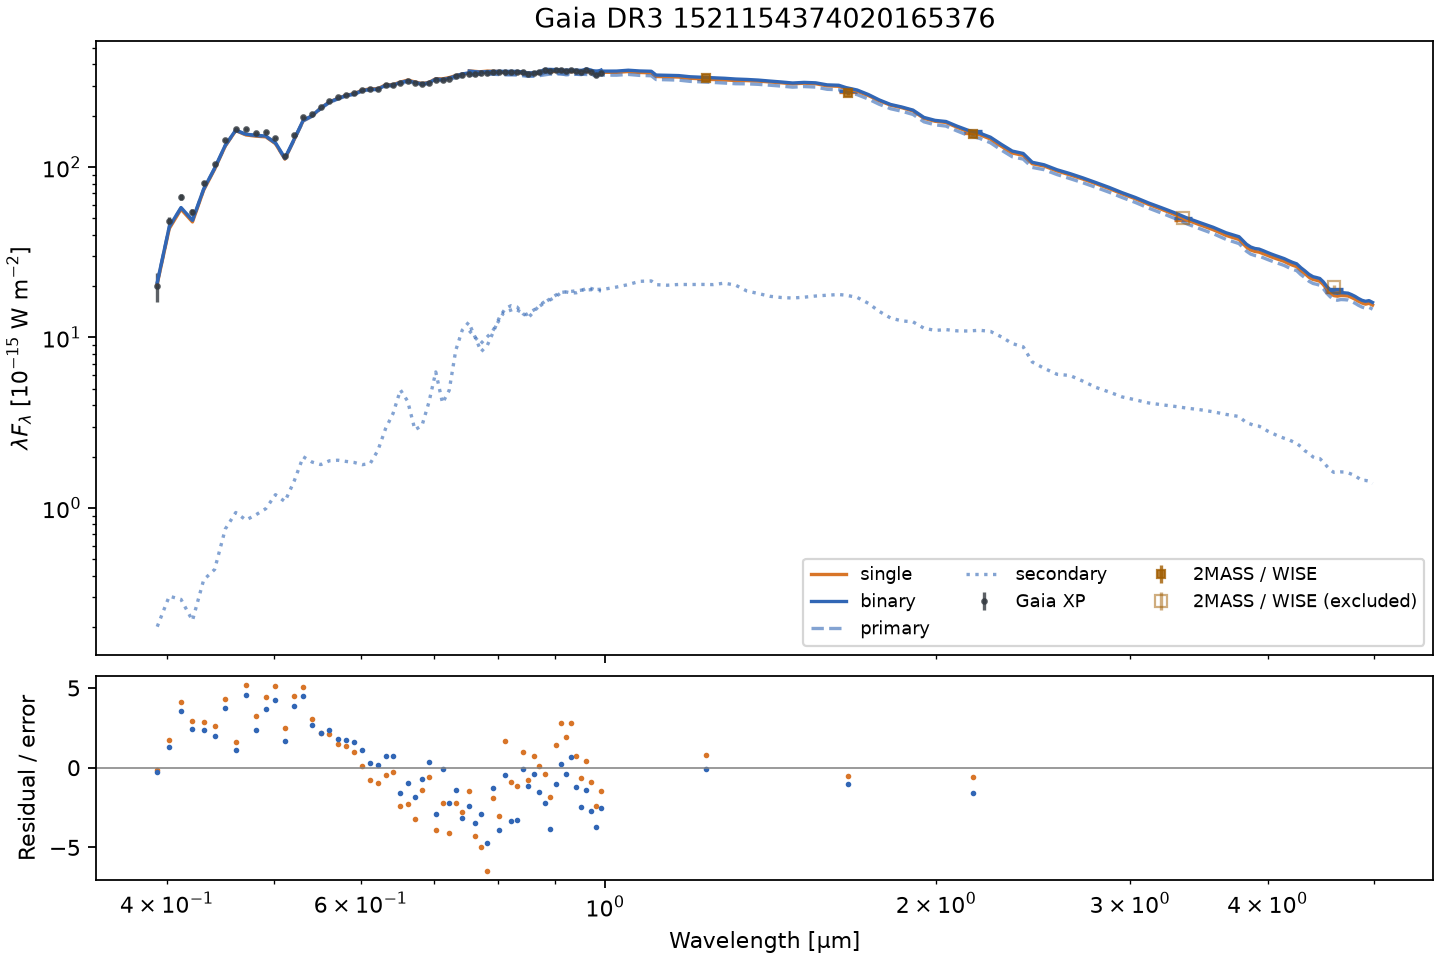

Write the Python code that produced this figure.
"""Download and fit Gaia DR3 1521154374020165376."""

from pathlib import Path
import json

from sedlet import download, fit, plot


def main():
    output = Path(__file__).parent
    sed = download("1521154374020165376", cache_dir=output / "data")
    result = fit(sed, age_gyr=5.0, feh=0.0)
    fig = plot(sed, result, path=output / "real_source.png")
    fig.savefig(output / "real_source.pdf")
    summary = {"source_id": sed.source_id, "age_gyr_fixed": 5, "feh_fixed": 0,
               "delta": result["delta"]}
    for hypothesis in ("single", "binary"):
        summary[hypothesis] = {key: result[hypothesis][key] for key in
                              ("m1", "m2", "q", "beta_g", "chi2", "n_fit", "converged", "at_bounds")}
    (output / "real_source.json").write_text(json.dumps(summary, indent=2) + "\n")
    print(json.dumps(summary, indent=2))


if __name__ == "__main__":
    main()
